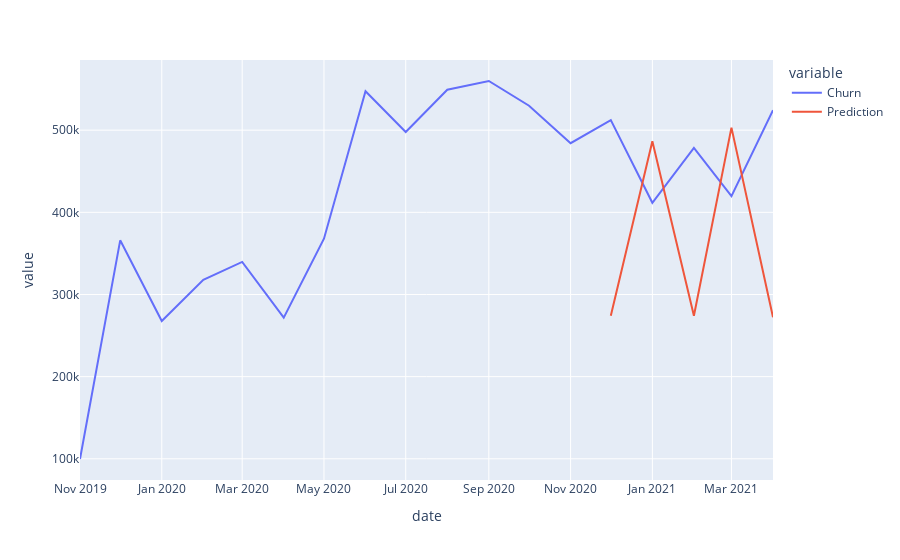

Notebook cell for this chart:
### Code cell
# fitting validation data on the m odel
y_valid = pd.DataFrame(y_valid.reset_index())
y_valid['Prediction'] = pd.Series(reg.predict(X_valid))

y_train = y_train.reset_index()
all = pd.concat([y_train, y_valid])

import plotly.express as px
px.line(all, x = all.date, y = all.columns)

### Figure 1 — Plotly figure (JSON) as saved in the notebook; plotly's stock layout.template omitted (floating-point values rounded to 4 significant figures)
{"data": [{"hovertemplate": "variable=Churn<br>date=%{x}<br>value=%{y}<extra></extra>", "legendgroup": "Churn", "line": {"color": "#636efa", "dash": "solid"}, "marker": {"symbol": "circle"}, "mode": "lines", "name": "Churn", "orientation": "v", "showlegend": true, "type": "scatter", "x": ["2019-11-01T00:00:00", "2019-12-01T00:00:00", "2020-01-01T00:00:00", "2020-02-01T00:00:00", "2020-03-01T00:00:00", "2020-04-01T00:00:00", "2020-05-01T00:00:00", "2020-06-01T00:00:00", "2020-07-01T00:00:00", "2020-08-01T00:00:00", "2020-09-01T00:00:00", "2020-10-01T00:00:00", "2020-11-01T00:00:00", "2020-12-01T00:00:00", "2021-01-01T00:00:00", "2021-02-01T00:00:00", "2021-03-01T00:00:00", "2021-04-01T00:00:00"], "xaxis": "x", "y": [99768, 365939, 267647, 317794, 339681, 271781, 367940, 547359, 497786, 549242, 559839, 529766, 484101, 512323, 411633, 478506, 419755, 524339], "yaxis": "y"}, {"hovertemplate": "variable=Prediction<br>date=%{x}<br>value=%{y}<extra></extra>", "legendgroup": "Prediction", "line": {"color": "#EF553B", "dash": "solid"}, "marker": {"symbol": "circle"}, "mode": "lines", "name": "Prediction", "orientation": "v", "showlegend": true, "type": "scatter", "x": ["2019-11-01T00:00:00", "2019-12-01T00:00:00", "2020-01-01T00:00:00", "2020-02-01T00:00:00", "2020-03-01T00:00:00", "2020-04-01T00:00:00", "2020-05-01T00:00:00", "2020-06-01T00:00:00", "2020-07-01T00:00:00", "2020-08-01T00:00:00", "2020-09-01T00:00:00", "2020-10-01T00:00:00", "2020-11-01T00:00:00", "2020-12-01T00:00:00", "2021-01-01T00:00:00", "2021-02-01T00:00:00", "2021-03-01T00:00:00", "2021-04-01T00:00:00"], "xaxis": "x", "y": [null, null, null, null, null, null, null, null, null, null, null, null, null, 274200.0, 486600.0, 274200.0, 503100.0, 272400.0], "yaxis": "y"}], "layout": {"legend": {"title": {"text": "variable"}, "tracegroupgap": 0}, "margin": {"t": 60}, "xaxis": {"anchor": "y", "domain": [0, 1], "title": {"text": "date"}}, "yaxis": {"anchor": "x", "domain": [0, 1], "title": {"text": "value"}}}}
